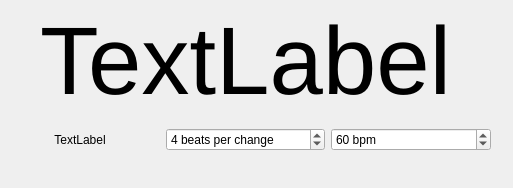
<?xml version="1.0" encoding="UTF-8"?>
<ui version="4.0">
 <class>MainWindow</class>
 <widget class="QMainWindow" name="MainWindow">
  <property name="geometry">
   <rect>
    <x>0</x>
    <y>0</y>
    <width>513</width>
    <height>188</height>
   </rect>
  </property>
  <property name="windowTitle">
   <string>MainWindow</string>
  </property>
  <widget class="QWidget" name="centralwidget">
   <widget class="QWidget" name="">
    <property name="geometry">
     <rect>
      <x>0</x>
      <y>0</y>
      <width>491</width>
      <height>151</height>
     </rect>
    </property>
    <layout class="QVBoxLayout" name="verticalLayout_4">
     <item>
      <widget class="QLabel" name="chord_label">
       <property name="sizePolicy">
        <sizepolicy hsizetype="Preferred" vsizetype="MinimumExpanding">
         <horstretch>0</horstretch>
         <verstretch>0</verstretch>
        </sizepolicy>
       </property>
       <property name="font">
        <font>
         <pointsize>72</pointsize>
        </font>
       </property>
       <property name="text">
        <string>TextLabel</string>
       </property>
       <property name="alignment">
        <set>Qt::AlignCenter</set>
       </property>
      </widget>
     </item>
     <item>
      <layout class="QHBoxLayout" name="horizontalLayout" stretch="0,0,0">
       <property name="sizeConstraint">
        <enum>QLayout::SetFixedSize</enum>
       </property>
       <item>
        <widget class="QLabel" name="beat_string">
         <property name="enabled">
          <bool>true</bool>
         </property>
         <property name="sizePolicy">
          <sizepolicy hsizetype="Preferred" vsizetype="Preferred">
           <horstretch>0</horstretch>
           <verstretch>0</verstretch>
          </sizepolicy>
         </property>
         <property name="text">
          <string>TextLabel</string>
         </property>
         <property name="alignment">
          <set>Qt::AlignCenter</set>
         </property>
        </widget>
       </item>
       <item>
        <widget class="QSpinBox" name="beats_per_change">
         <property name="suffix">
          <string> beats per change</string>
         </property>
         <property name="minimum">
          <number>1</number>
         </property>
         <property name="maximum">
          <number>6</number>
         </property>
         <property name="value">
          <number>4</number>
         </property>
        </widget>
       </item>
       <item>
        <widget class="QSpinBox" name="tempo_bpm">
         <property name="suffix">
          <string> bpm</string>
         </property>
         <property name="minimum">
          <number>40</number>
         </property>
         <property name="maximum">
          <number>208</number>
         </property>
         <property name="singleStep">
          <number>4</number>
         </property>
         <property name="value">
          <number>60</number>
         </property>
        </widget>
       </item>
      </layout>
     </item>
    </layout>
   </widget>
  </widget>
  <widget class="QMenuBar" name="menubar">
   <property name="geometry">
    <rect>
     <x>0</x>
     <y>0</y>
     <width>513</width>
     <height>22</height>
    </rect>
   </property>
  </widget>
 </widget>
 <resources/>
 <connections/>
</ui>
